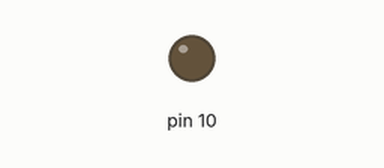
Recording of a sketch running on a simulated Arduino Uno, built with avr-gcc and run on an emulated ATmega328P. Shown: output pins drawn as LEDs (lit = HIGH).

Above: at 0.05 s.
At 9.45 s:
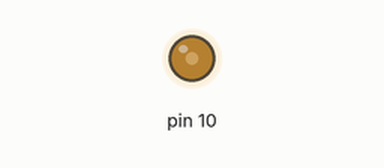
At 19.95 s:
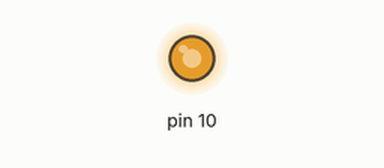
At 39.85 s:
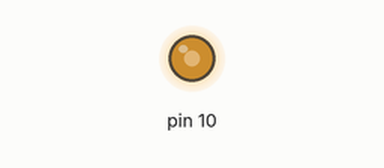
Timing chart, 0 to 40.0 s (numbered marks = the images above):
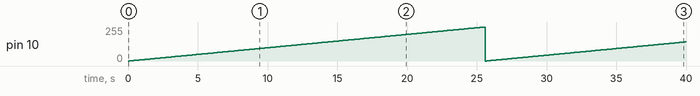

The sketch:

4.AnalogWrite.ino
```cpp
int i;
void setup()
{
  i=0;
pinMode(10,OUTPUT);
Serial.begin(9600);
}

void loop()
{
  i=0;
while(i<=255)
  {
   analogWrite(10,i);
   delay(100);
   i=i+1;
  }


}
```

Measured:
- by itself, pin 10: 0/255 → 1/255 at 0.10 s, → 2/255 0.10 s later, → 3/255 0.10 s later, → 4/255 0.10 s later, … (399 changes in this stretch)
